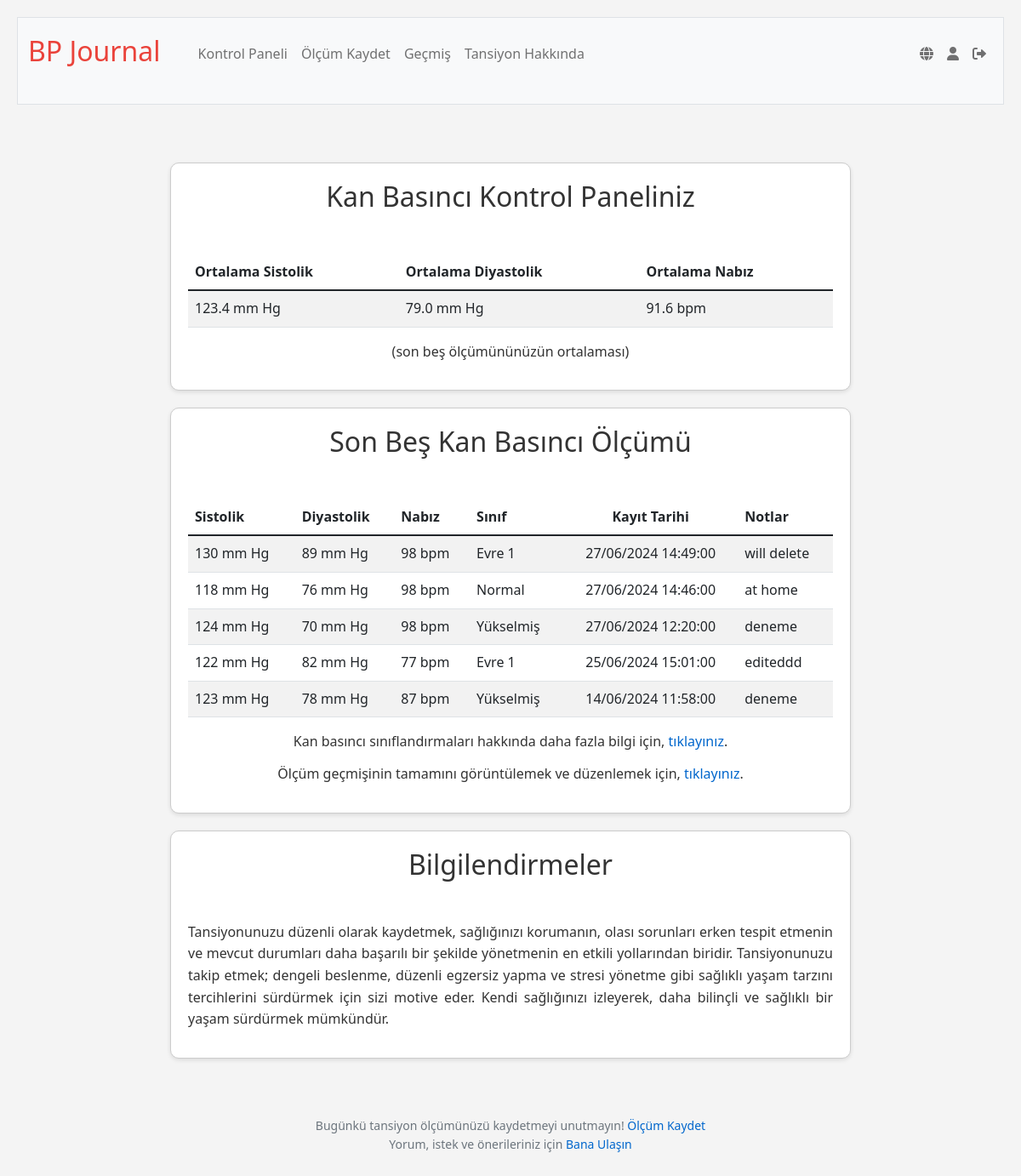
The page /dashboard (signed in) on the database as committed earlier.
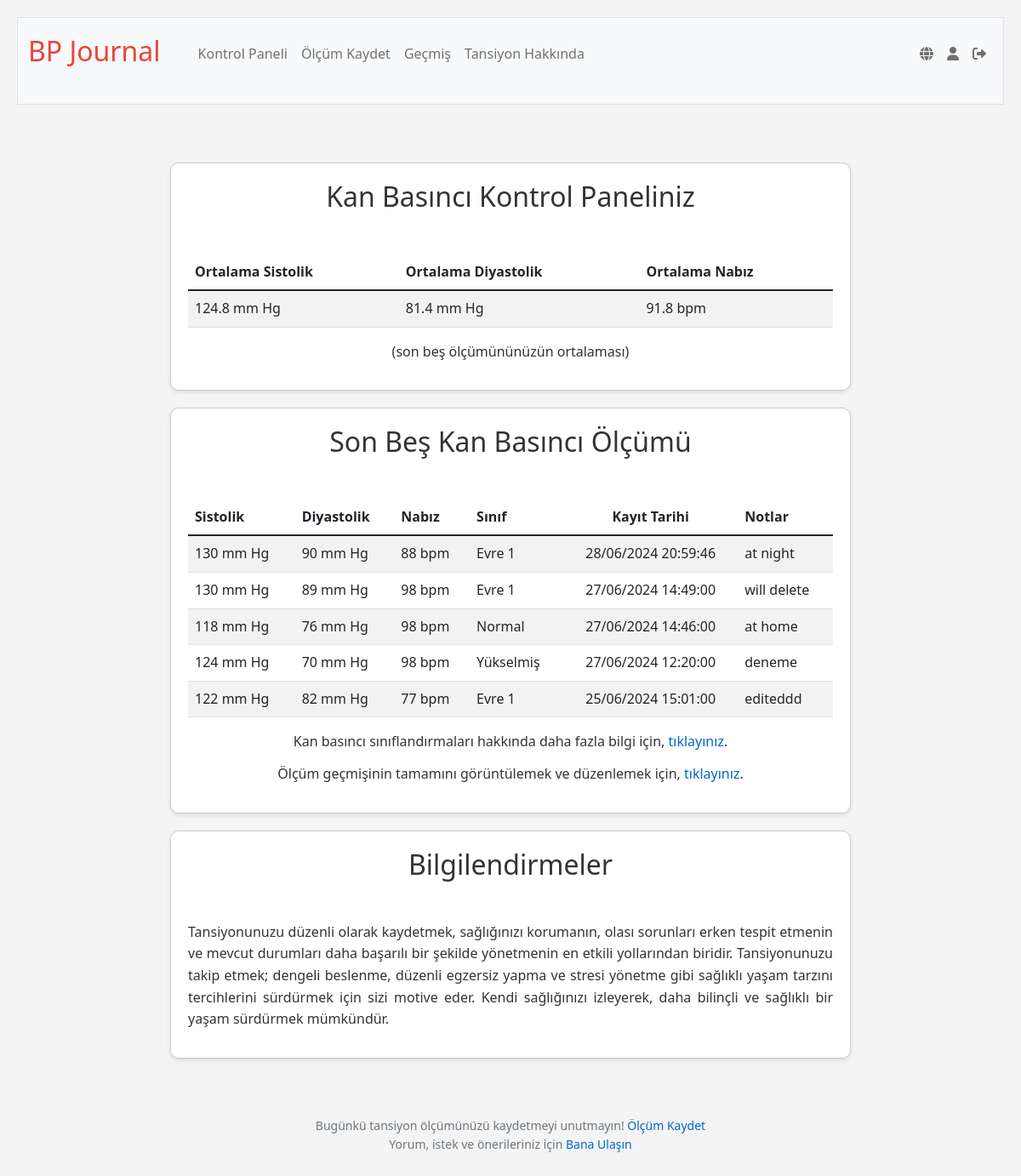
The same page on the database as committed later.
### tables this page shows
CREATE TABLE blood_pressure_readings (
id INTEGER PRIMARY KEY AUTOINCREMENT NOT NULL,
user_id INTEGER NOT NULL,
systolic INTEGER NOT NULL,
diastolic INTEGER NOT NULL,
pulse INTEGER,
reading_date DATETIME DEFAULT CURRENT_TIMESTAMP,
notes TEXT,
FOREIGN KEY (user_id) REFERENCES users (id));

### app.py (the view)
@app.route("/dashboard")
@login_required
def dashboard():
    user_id = session["user_id"]
    user_timezone = db.execute("SELECT timezone FROM users WHERE id = ?", user_id)[0]['timezone']
    user_tz = pytz.timezone(user_timezone)
    recording_rows = db.execute("SELECT * FROM blood_pressure_readings WHERE user_id = ? ORDER BY reading_date DESC LIMIT 5;", user_id)
    for row in recording_rows:
        row["classification"] = classify_bp(row["systolic"], row["diastolic"])
        utc_time = row["reading_date"]
        try:
            local_time = pytz.utc.localize(datetime.strptime(utc_time, '%Y-%m-%d %H:%M:%S')).astimezone(user_tz)
            row["reading_date"] = local_time.strftime('%d/%m/%Y %H:%M:%S')
        except Exception:
            row["reading_date"] = utc_time
    user_avg_recording = db.execute("""
        SELECT AVG(systolic) AS avg_systolic, AVG(diastolic) AS avg_diastolic, AVG(pulse) AS avg_pulse
        FROM (
            SELECT systolic, diastolic, pulse
            FROM blood_pressure_readings
            WHERE user_id = ?
            ORDER BY reading_date DESC
            LIMIT 5
        )
    """, user_id)
    if user_avg_recording:
        avg_data = {
            'avg_systolic': round(user_avg_recording[0]['avg_systolic'], 1) if user_avg_recording[0]['avg_systolic'] else '',
            'avg_diastolic': round(user_avg_recording[0]['avg_diastolic'], 1) if user_avg_recording[0]['avg_diastolic'] else '',
            'avg_pulse': round(user_avg_recording[0]['avg_pulse'], 1) if user_avg_recording[0]['avg_pulse'] else ''
        }
    else:
        avg_data = {'avg_systolic': 'N/A', 'avg_diastolic': 'N/A', 'avg_pulse': 'N/A'}
    return render_template("dashboard.html", classes=g.language_data['classes'], data=g.language_data['dashboard'], last5reading=recording_rows, user_id=user_id, user_avg_recording=[avg_data])

### app.py (called while the page is built)
@app.before_request
def load_language_data():
    if 'language' not in session:
        session['language'] = 'tr'
    user_lang = session['language']
    with open(f'languages/{user_lang}.json', 'r') as file:
        g.language_data = json.load(file)
    g.language_data['current_lang'] = user_lang

@app.after_request
def after_request(response):
    response.headers["Cache-Control"] = "no-cache, no-store, must-revalidate"
    response.headers["Expires"] = 0
    response.headers["Pragma"] = "no-cache"
    return response

@app.context_processor
def inject_layout_data():
    return dict(layout_data=g.language_data['layout'])

@app.context_processor
def inject_user_details():
    if 'user_id' in session:
        user_id = session['user_id']
        user_info = db.execute("SELECT username FROM users WHERE id = ?", user_id)
        if user_info:
            username = user_info[0]['username']
        else:
            username = None
    else:
        username = None
    return {'username': username}

### helpers.py (called while the page is built)
def classify_bp(systolic, diastolic):
    if systolic < 120 and diastolic < 80:
        return "Normal"
    elif 120 <= systolic < 130 and diastolic < 80:
        return "Elevated"
    elif 130 <= systolic < 140 or 80 <= diastolic < 90:
        return "High1"
    elif 140 <= systolic or 90 <= diastolic:
        return "High2"
    else:
        return "Crisis"

def login_required(f):
    @wraps(f)
    def decorated_function(*args, **kwargs):
        if session.get("user_id") is None:
            return redirect("/login")
        return f(*args, **kwargs)
    return decorated_function

### templates/dashboard.html (shortened to what this page needs)
{% extends "layout.html" %}
{% block main %}
<div class="section" id="average-table">
    <h2>{{ data.heading }}</h2>
    <table class="table table-striped">
        <thead>
            <tr>
                <th class="text-start">{{ data.avgSystolic }}</th>
                <th class="text-start">{{ data.avgDiastolic }}</th>
                <th class="text-start">{{ data.avgPulse }}</th>
            </tr>
        </thead>
        <tbody>
            {% for row in user_avg_recording %}
            <tr>
                <td class="text-start">{{ row.avg_systolic }} mm Hg</td>
                <td class="text-start">{{ row.avg_diastolic }} mm Hg</td>
                <td class="text-start">{{ row.avg_pulse }} bpm</td>
            </tr>
            {% endfor %}
        </tbody>
    </table>
    <p class="text-center">{{ data.description }}</p>
</div>
<div class="section", id="trends">
    <h2>{{ data.last5heading }}</h2>
    <table class="table table-striped">
        <thead>
            <tr>
                <th class="text-start">{{ data.systolic }}</th>
                <th class="text-start">{{ data.diastolic }}</th>
                <th class="text-start">{{ data.pulse }}</th>
                <th class="text-start">{{ data.readingClassification }}</th>
                <th class="text-center">{{ data.dateRecorded }}</th>
                <th class="text-start">{{ data.notes }}</th>
            </tr>
        </thead>
        <tbody>
            {% for row in last5reading %}
            <tr>
                <td class="text-start">{{ row.systolic }} mm Hg</td>
                <td class="text-start">{{ row.diastolic }} mm Hg</td>
                <td class="text-start">{{ row.pulse }} bpm</td>
                <td class="text-start">{{ classes[row.classification] }}</td>
                <td class="text-center">{{ row.reading_date }}</td>
                <td class="text-start">{{ row.notes }}</td>
            </tr>
            {% endfor %}
        </tbody>
    </table>
    <p>{{ data.classificationLink.text }}, <a href="/resources">{{ data.classificationLink.textUrl }}</a>.</p>
    <p>{{ data.historyLink.text }}, <a href="/history">{{ data.historyLink.textUrl }}</a>.</p>
</div>
<div class="section", id="alerts-tips-section">
    <h2>{{ data.alertsHeading }}</h2>
    <p>{{ data.comment }}</p>
</div>
{% endblock %}

### templates/layout.html (shortened to what this page needs)
<!DOCTYPE html>
<html lang="en">
    <head>
        <link href="https://cdn.jsdelivr.net/npm/bootstrap@5.1.3/dist/css/bootstrap.min.css" rel="stylesheet">
        <link href="/static/styles.css" rel="stylesheet">
        <link rel="stylesheet" href="https://cdnjs.cloudflare.com/ajax/libs/font-awesome/6.0.0-beta3/css/all.min.css">
    </head>
    <body>
        <nav class="bg-light border navbar navbar-expand-md navbar-light">
            <div class="container-fluid">
                <a class="navbar-brand" href="/"> <span class="red">{{ layout_data.navbarBrandRest }}</span></a>
                <div class="collapse navbar-collapse" id="navbar">
                    {% if session["user_id"] %}
                        <ul class="navbar-nav me-auto mt-2">
                            <li class="nav-item"><a class="nav-link" href="/dashboard">{{ layout_data.dashboard }}</a></li>
                            <li class="nav-item"><a class="nav-link" href="/record">{{ layout_data.recordReading }}</a></li>
                            <li class="nav-item"><a class="nav-link" href="/history">{{ layout_data.history }}</a></li>
                            <li class="nav-item"><a class="nav-link" href="/resources">{{ layout_data.resources }}</a></li>
                        </ul>
                        <ul class="navbar-nav ms-auto mt-2" id="navProfileLogOutLinks">
                            <li class="nav-item">
                                <a class="nav-link" href="/toggle_language" class="nav-link" title="{% if session.get('language', 'tr') == 'tr' %}English{% else %}Türkçe{% endif %}">
                                    <i class="fas fa-globe"></i>
                                </a>
                            </li>
                            <li class="nav-item">
                                <a class="nav-link" href="/profile" title="{{ username }}">
                                    <i class="fas fa-user"></i>
                                </a>
                            </li>
                            <li class="nav-item">
                                <a class="nav-link" href="/logout" title="{{ layout_data.logOut }}">
                                    <i class="fas fa-sign-out-alt"></i>
                                </a>
                            </li>
                        </ul>
                    {% endif %}
                </div>
            </div>
        </nav>
        <main class="container-fluid py-5 text-center">
            {% block main %}{% endblock %}
        </main>
        <footer class="mb-5 small text-center text-muted">
            {% if session["user_id"] %}
                {{ layout_data.footerTextA }} <a href="/record">{{ layout_data.footerTextB }}</a> <br>
            {% endif %}
                {{ layout_data.footerTextC }} <a href="mailto:drbelifon@gmail.com">{{ layout_data.footerTextD }}</a>
        </footer>
    </body>
</html>

### static/styles.css (style rules this page uses)
body { font-family: 'Segoe UI', Arial, sans-serif; color: #333; line-height: 1.6; margin: 0; padding: 20px; background-color: #f4f4f4; }
nav .navbar-brand { font-size: xx-large; }
nav .navbar-brand .red { color: #ea433b; }
h2, h3, h4, h5 { margin-bottom: 1.5em; text-align: center; }
h2 { font-size: 2em; }
p, li, a { font-size: 1em; text-align: justify; margin-bottom: 0.75em; }
a { color: #0066cc; text-decoration: none; }
ul, ol { margin-left: 20px; margin-bottom: 1em; }
.section { background-color: #ffffff; border: 1px solid #ccc; border-radius: 10px; box-shadow: 0 2px 5px rgba(0,0,0,0.1); padding: 20px; margin: 20px auto; max-width: 800px; margin-right: auto; margin-left: auto; }
.text-center { text-align: center; }
#trends p { text-align: center; }

Rows that differ between the two databases and show on the page:
no longer on this page (row unchanged): blood_pressure_readings: systolic "123", diastolic "78", pulse "87", classes "Yükselmiş", reading_date "14/06/2024 11:58:00", notes "deneme"
added blood_pressure_readings: systolic "130", diastolic "90", pulse "88", classes "Evre 1", reading_date "28/06/2024 20:59:46", notes "at night"
Other text that changed with them:
new list line: "124.8 mm Hg 81.4 mm Hg 91.8 bpm"
list line gone: "123.4 mm Hg 79.0 mm Hg 91.6 bpm"
